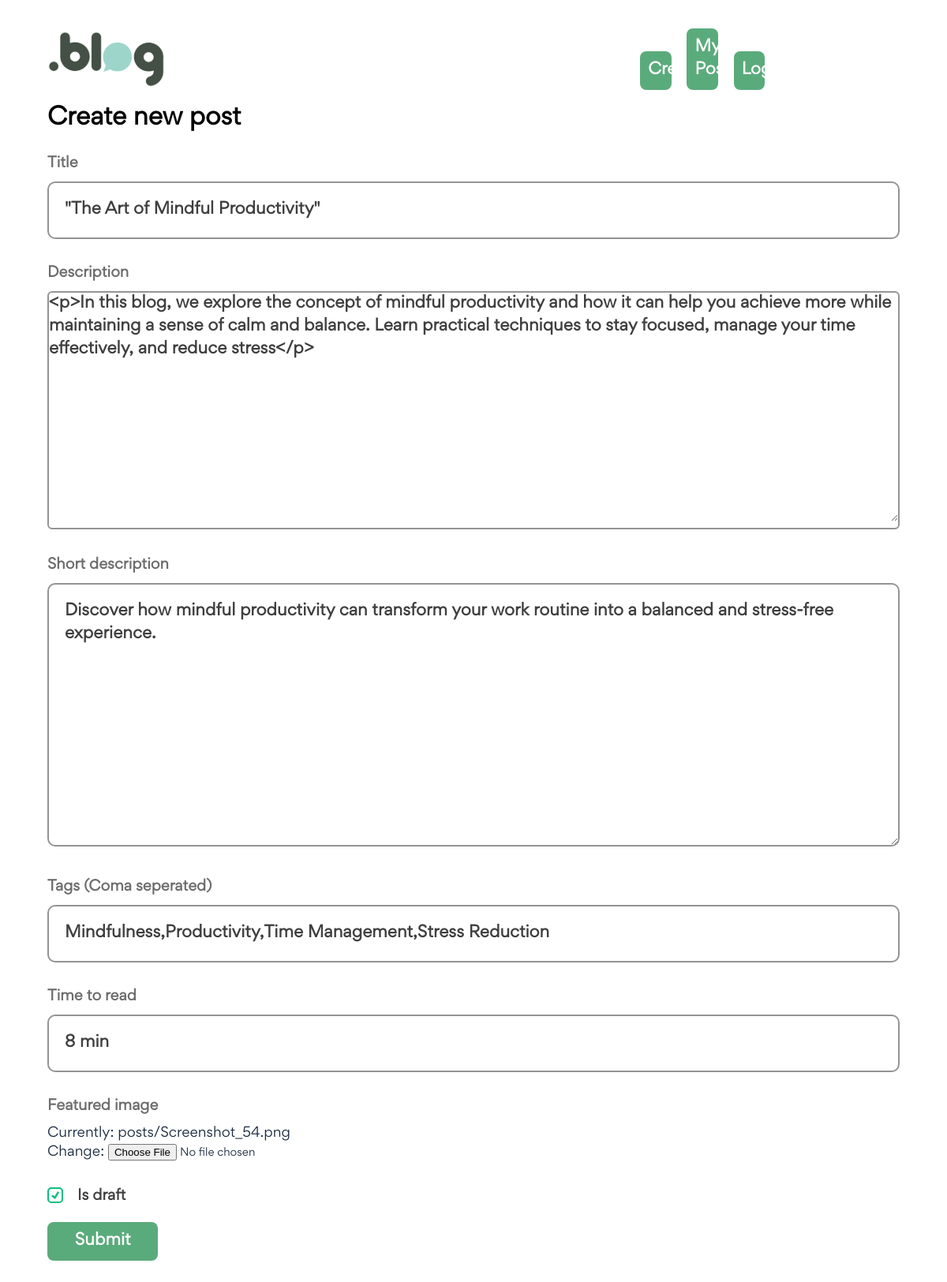
Before: /posts/edit/9/ (signed in) with the older database file.
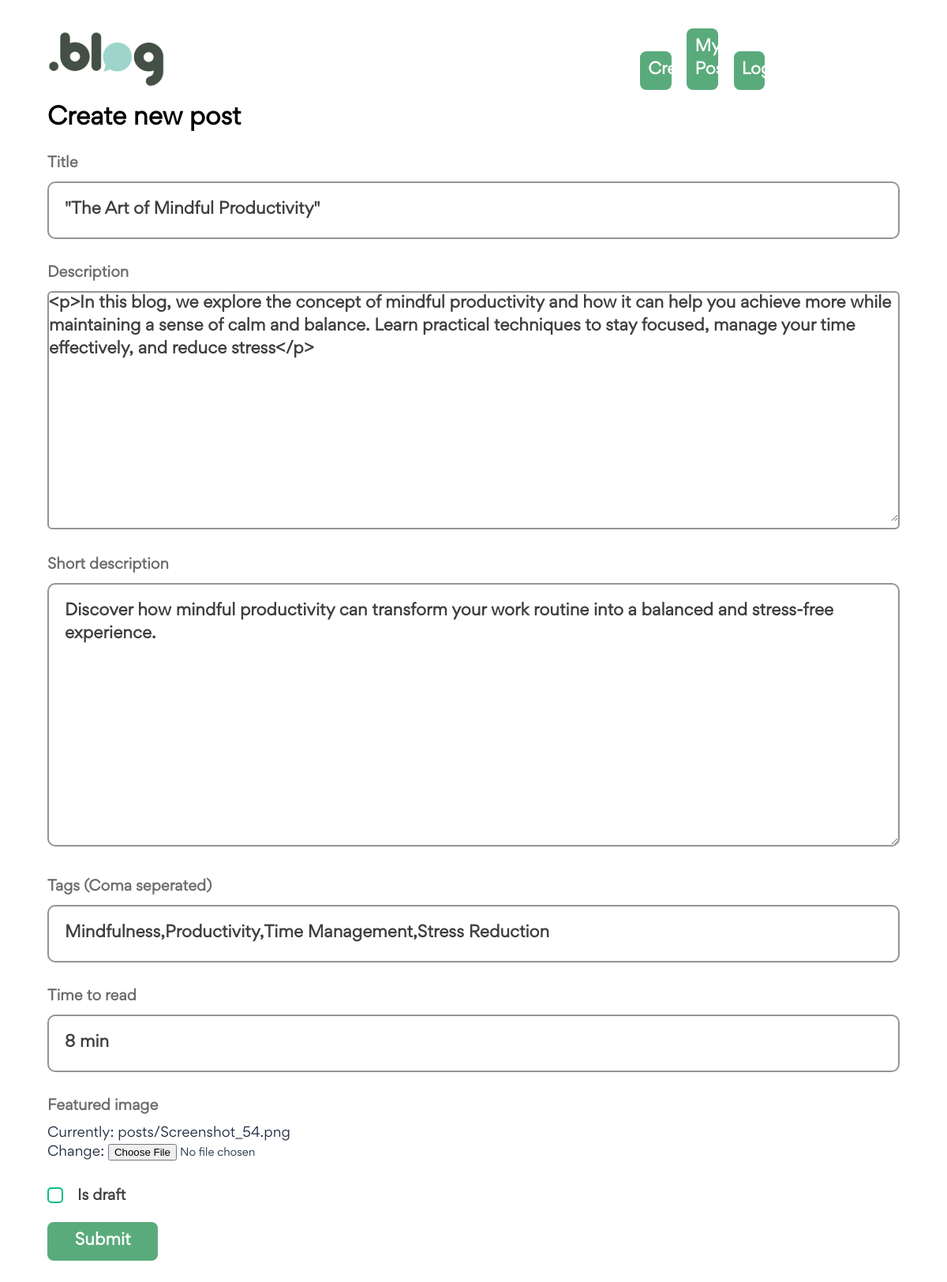
After: the same page with the newer database file.
### posts/models.py (models this page shows, shortened)
class Post(models.Model):
    title = models.CharField(max_length=255)
    short_description = models.TextField()
    description = RichTextField()
    categories = models.ManyToManyField("posts.Category")
    time_to_read = models.CharField(max_length=128)
    featured_image = models.ImageField(upload_to="posts/")
    is_draft = models.BooleanField(default=False)
    author = models.ForeignKey("posts.Author",on_delete=models.CASCADE)
    published_date = models.DateField()
    is_deleted = models.BooleanField(default=False)

### main/decorators.py (the view, shortened to what this page needs)
    def wrapper(request, *args, **kwargs):
        id=kwargs["id"]
        return function(request, *args, **kwargs)

### posts/forms.py
class PostForm(forms.ModelForm):
    tags = forms.CharField(widget=forms.TextInput(attrs={"class":"input"}),label="Tags (Coma seperated)")
    class Meta:
        model = Post
        exclude = ('author','published_date','is_deleted','categories')
        widgets = {
            "time_to_read" : forms.TextInput(attrs={"class":"input"}),
            "title" : forms.TextInput(attrs={'class':"input"}),
            "short_description" : forms.Textarea(attrs={'class':"input"}),
        }
        error_messages ={
            "title" : {
                 "required" : "Title field is required",
            },
            "description" :{
                 "required" : "Description field is required",
            },
            "short_description" :{
                 "required" : "Short description field is required",
            },
            "time_to_read" : {
                "required" : "Time to read field is required",
            },
            "is_draft": {
                "required" : " is draft field is required"
            },
        }

### templates/posts/create.html (shortened to what this page needs)
{% extends "base.html" %}
{% block content %}
{% load static %}
<section id="edit-post-home">
    <section class="wrapper">
        {% include 'web/includes/header.html' %}
        <section class="spotlight">
            <h3>Create new post</h3>
            <form action="" method="post" enctype="multipart/form-data" class="ajax redirect">
                    <div class="form-field">
                        <label for="{{form.title.id_for_label}}" class="subheads" >
                            {{form.title.label}}
                        </label>
                        {{form.title}}
                    </div>
                    <div class="form-field">
                        <label class="subheads" for="{{form.description.id_for_label}}">
                            {{form.description.label}}
                        </label>
                        <div class="description">
                            {{form.description}}
                        </div>
                    </div>
                    <div class="form-field">
                        <label class="subheads" for="{{form.short_description.id_for_label}}">
                            {{form.short_description.label}}
                        </label>
                            {{form.short_description}}
                    </div>
                    <div class="form-field">
                        <label class="subheads" for="{{form.tags.id_for_label}}">
                            {{form.tags.label}}
                        </label>
                        {{form.tags}}
                    </div>
                    <div class="form-field">
                        <label for="{{form.time_to_read.id_for_label}}" class="subheads" >
                            {{form.time_to_read.label}}
                        </label>
                        {{form.time_to_read}}
                    </div>
                    <div class="form-field">
                        <label for="{{form.featured_image.id_for_label}}" class="subheads" >
                            {{form.featured_image.label}}
                        </label>
                        {{form.featured_image}}
                    </div>
                        <label class="checkbox">
                           {{form.is_draft}}
                           {{form.is_draft.label}}
                        </label>
                    <div class="form-field">
                        <input type="submit" value="Submit" />
                    </div>
            </form>
        </section>
    </section>
</section>
{% endblock %}

Changed rows visible on the page:
changed Post "\"The Art of Mindful Productivity\"": is_draft "☑" → "☐"
